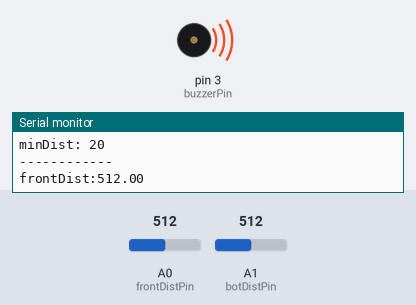
The sketch below on a simulated Arduino Uno, built with avr-gcc and run on an emulated ATmega328P. Shown: buzzer (waves = sounding), the last lines printed to the serial monitor. The test bench sets the inputs (shaded band); at power-on: A1 (botDistPin) = 512, A0 (frontDistPin) = 512.

Above: at 1.29 s.
1.3 s: A1 (botDistPin) set to 247
4.3 s: A1 (botDistPin) set to 224
At 5.5 s:
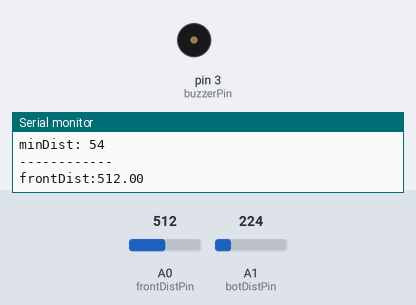
7.3 s: A1 (botDistPin) set to 716
At 8.09 s:
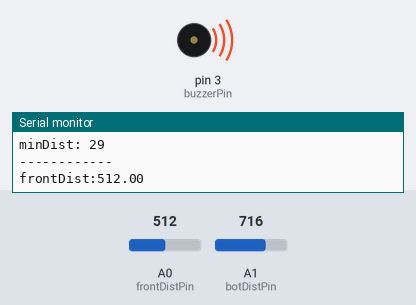
Timing chart, 0 to 16.3 s (numbered marks = the images above; inputs shaded):
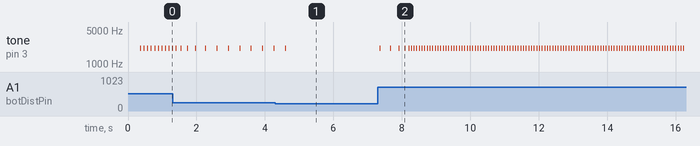

The sketch:

buzzer_pot.ino
```cpp
#define NOTE_B0  31
#define NOTE_C1  33
#define NOTE_CS1 35
#define NOTE_D1  37
#define NOTE_DS1 39
#define NOTE_E1  41
#define NOTE_F1  44
#define NOTE_FS1 46
#define NOTE_G1  49
#define NOTE_GS1 52
#define NOTE_A1  55
#define NOTE_AS1 58
#define NOTE_B1  62
#define NOTE_C2  65
#define NOTE_CS2 69
#define NOTE_D2  73
#define NOTE_DS2 78
#define NOTE_E2  82
#define NOTE_F2  87
#define NOTE_FS2 93
#define NOTE_G2  98
#define NOTE_GS2 104
#define NOTE_A2  110
#define NOTE_AS2 117
#define NOTE_B2  123
#define NOTE_C3  131
#define NOTE_CS3 139
#define NOTE_D3  147
#define NOTE_DS3 156
#define NOTE_E3  165
#define NOTE_F3  175
#define NOTE_FS3 185
#define NOTE_G3  196
#define NOTE_GS3 208
#define NOTE_A3  220
#define NOTE_AS3 233
#define NOTE_B3  247
#define NOTE_C4  262
#define NOTE_CS4 277
#define NOTE_D4  294
#define NOTE_DS4 311
#define NOTE_E4  330
#define NOTE_F4  349
#define NOTE_FS4 370
#define NOTE_G4  392
#define NOTE_GS4 415
#define NOTE_A4  440
#define NOTE_AS4 466
#define NOTE_B4  494
#define NOTE_C5  523
#define NOTE_CS5 554
#define NOTE_D5  587
#define NOTE_DS5 622
#define NOTE_E5  659
#define NOTE_F5  698
#define NOTE_FS5 740
#define NOTE_G5  784
#define NOTE_GS5 831
#define NOTE_A5  880
#define NOTE_AS5 932
#define NOTE_B5  988
#define NOTE_C6  1047
#define NOTE_CS6 1109
#define NOTE_D6  1175
#define NOTE_DS6 1245
#define NOTE_E6  1319
#define NOTE_F6  1397
#define NOTE_FS6 1480
#define NOTE_G6  1568
#define NOTE_GS6 1661
#define NOTE_A6  1760
#define NOTE_AS6 1865
#define NOTE_B6  1976
#define NOTE_C7  2093
#define NOTE_CS7 2217
#define NOTE_D7  2349
#define NOTE_DS7 2489
#define NOTE_E7  2637
#define NOTE_F7  2794
#define NOTE_FS7 2960
#define NOTE_G7  3136
#define NOTE_GS7 3322
#define NOTE_A7  3520
#define NOTE_AS7 3729
#define NOTE_B7  3951
#define NOTE_C8  4186
#define NOTE_CS8 4435
#define NOTE_D8  4699
#define NOTE_DS8 4978

#define NOTE_C7  2093
#define buzzerPin 3
#define botDistPin A1
//#define topDistPin A3
#define frontDistPin A0

#define FRONT_DIST_THRESHOLD 115

#define BACK_FEEDBACK_SOUND NOTE_C7
#define FRONT_FEEDBACK_SOUND NOTE_C5

#define VOLTS_PER_UNIT    .0049F        // (.0049 for 10 bit A-D)
const int sample_size = 5;
//int topData[sample_size];
int botData[sample_size];
int idx = 0;
bool sensorReady = false;
//int topDistAvg = 0;
int botDistAvg = 0;

void setup() {
  Serial.begin (9600);
  pinMode(buzzerPin, OUTPUT);
  pinMode(botDistPin, INPUT);
//  pinMode(topDistPin, INPUT);
}

int getdistAvg() {
//  int topTotal = 0;
  int botTotal = 0;
  for (int i = 0; i < sample_size; i++) {
//    topTotal += topData[i];
    botTotal += botData[i];
  }
//  int topDistAvg = topTotal / sample_size;
  int botDistAvg = botTotal / sample_size;
//  Serial.print("topDistAvg: ");
//  Serial.println(topDistAvg);
  Serial.print("botDistAvg: ");
  Serial.println(botDistAvg);
//  return min(topDistAvg, botDistAvg);
  return botDistAvg;
}

void giveFeedback(int distance, int sound) {
  if (distance < 50) {
    if (distance < 15) {
      distance = 15;
    }
    int duration = map(distance, 15, 50, 10, 300);
    tone(buzzerPin, sound, 20);
    delay(duration);
    noTone(buzzerPin);
  }
}

void giveBackFeedback(int distance) {
  giveFeedback(distance, BACK_FEEDBACK_SOUND);
}

void giveFrontFeedback() {
  giveFeedback(25, FRONT_FEEDBACK_SOUND);
}


bool updateDistance() {
//  int topProx = analogRead(topDistPin);
  int botProx = analogRead(botDistPin);
//  Serial.print("topProx: ");
//  Serial.println(topProx);
  Serial.print("botProx: ");
  Serial.println(botProx);

//  float topV = (float)topProx * VOLTS_PER_UNIT;
  float botV = (float)botProx * VOLTS_PER_UNIT;
//  if (topV < .2 && botV < .2) {
  if (botV < .2) {
    return false;
  }

//  int topCm = 60.495 * pow(topV,-1.1904);
  int botCm = 60.495 * pow(botV,-1.1904);

//  topData[idx] = topCm;
  botData[idx++] = botCm;
  if (!sensorReady && idx == 5) {
    sensorReady = true;
  }
  idx = idx % sample_size;
  return true;
}

void handleBack() {
  int inRange = updateDistance();
  int minDist = getdistAvg();
  Serial.print("minDist: ");
  Serial.println(minDist);
  if (sensorReady && inRange) {
    giveBackFeedback(minDist);
  } else {
    Serial.println("Not in range");
  }
  Serial.println("------------");
}

double frontDist = 300;

boolean handleFront() {
  double dist = analogRead(frontDistPin);
  const double f = 0.3;
  frontDist = f * dist + (1-f) * frontDist;

  Serial.print("frontDist:");
  Serial.println(dist);
  if(dist < FRONT_DIST_THRESHOLD) {
    giveFrontFeedback();
    return true;
  } else {
    return false;
  }
}

void loop() {
  boolean frontBeep = handleFront();
  if(!frontBeep) {
    handleBack();
  }
  delay(50);
}
```

Measured:
- the behaviour switches between 240 and 239 on A1 (botDistPin) (found by bisection; images 0 and 1)
- after the input at 4.3 s, tone on pin 3 (buzzerPin): goes on until 4.6 s, then stays silent
- after the input at 7.3 s, tone on pin 3 (buzzerPin): plays 2093 Hz for 0.02 s, 2093 Hz for 0.02 s, 2093 Hz for 0.02 s, 2093 Hz for 0.02 s, 2093 Hz for 0.01 s, 2093 Hz for 0.01 s … (108 notes in this stretch), starting after 0.05 s
- by itself, tone on pin 3 (buzzerPin): plays 2093 Hz for 0.02 s, 2093 Hz for 0.02 s, 2093 Hz for 0.02 s, 2093 Hz for 0.02 s, 2093 Hz for 0.02 s, 2093 Hz for 0.02 s … (11 notes in this stretch)
